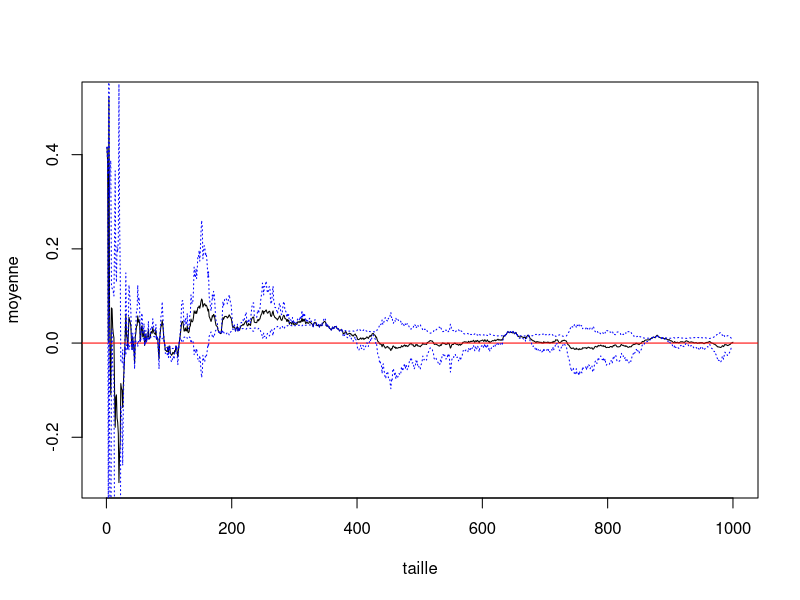

Generate this figure with R:
n=1000
x=rnorm(n)
mu=cumsum(x)/(1:n)
ss=cumsum(x-mu)^2
s=c(ss[1],ss[2:n]/(1:(n-1)))
q=qt(0.975,n-1)
ic1=mu+q*s/sqrt(1:n)
ic2=mu-q*s/sqrt(1:n)
plot(mu,type="l",ylab="moyenne",xlab="taille")
abline(h=0,col="red")
lines(ic1,col="blue",lty="dotted")
lines(ic2,col="blue",lty="dotted")

